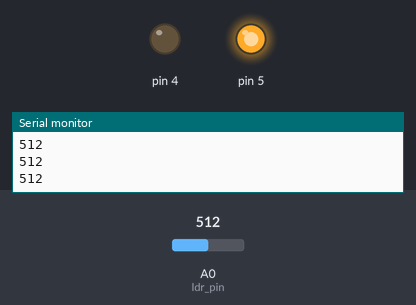
Simulated run of this sketch. Board: Arduino Uno, built with avr-gcc and run on an emulated ATmega328P. Parts: output pins drawn as LEDs (lit = HIGH), the last lines printed to the serial monitor. The test bench sets the inputs (shaded band); at power-on: A0 (ldr_pin) = 512.

Above: at 1.2 s.
1.3 s: A0 (ldr_pin) set to 411
2.8 s: A0 (ldr_pin) set to 391
At 4.0 s:
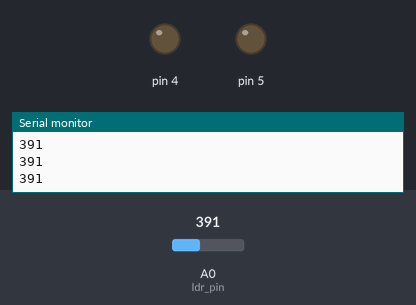
4.3 s: A0 (ldr_pin) set to 710
At 5.5 s:
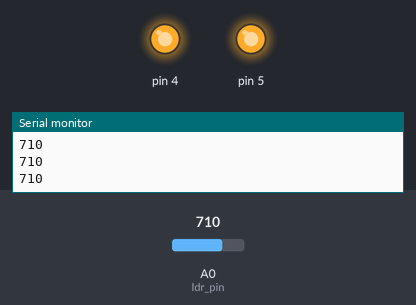
5.8 s: A0 (ldr_pin) set to 684
At 7.0 s:
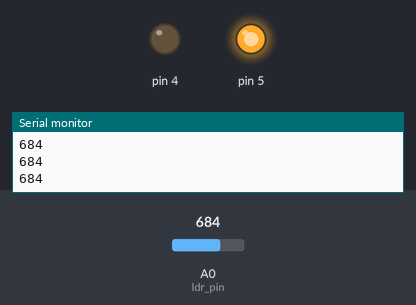
7.3 s: A0 (ldr_pin) set to 716
At 8.5 s:
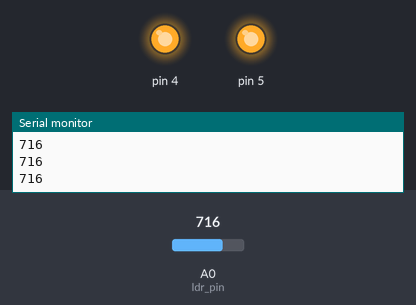
Timing chart, 0 to 9.8 s (numbered marks = the images above; inputs shaded):
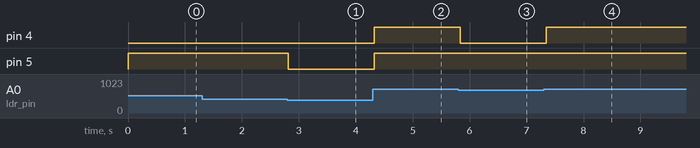

The sketch:

analogValue.ino
```cpp
int ldr_pin = A0;
int analogValue = 0;
void setup() {
  // put your setup code here, to run once:
  Serial.begin(9600);
  pinMode(4, OUTPUT);
  pinMode(5, OUTPUT);
}

void loop() {
  // put your main code here, to run repeatedly:
  analogValue = analogRead(ldr_pin);
  Serial.println(analogValue);
  if(analogValue<=400 && analogValue>=0){
    digitalWrite(4, LOW);
    digitalWrite(5, LOW);
  }else if(analogValue>400 && analogValue<=700){
    digitalWrite(4, LOW);
    digitalWrite(5, HIGH);
  }else if(analogValue>700 && analogValue<=1024){
    digitalWrite(4, HIGH);
    digitalWrite(5, HIGH);
  }
  delay(50);
}
```

Measured:
- the behaviour switches between 401 and 400 on A0 (ldr_pin) (found by bisection; images 0 and 1)
- the behaviour switches between 701 and 700 on A0 (ldr_pin) (found by bisection; images 2 and 3)
- after the input at 2.8 s, pin 5: HIGH → LOW at once
- after the input at 4.3 s, pin 4, pin 5: LOW → HIGH at once
- after the input at 5.8 s, pin 4: HIGH → LOW at once
- after the input at 7.3 s, pin 4: LOW → HIGH at once
